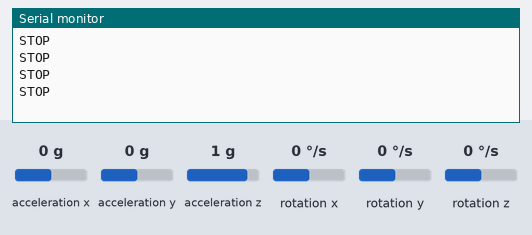
Simulated run of this sketch. Board: Arduino Uno, built with avr-gcc and run on an emulated ATmega328P. Shown: the last lines printed to the serial monitor. Inputs (shaded band) come from the test bench; at power-on: acceleration x 0 g, acceleration y 0 g, acceleration z 1 g, rotation x 0 °/s, rotation y 0 °/s, rotation z 0 °/s.

Above: at 1.2 s.
1.3 s: acceleration x set to -1.4 g
At 1.72 s:
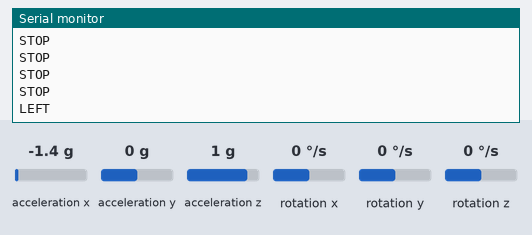
3.6 s: acceleration y set to -1.4 g
At 3.83 s:
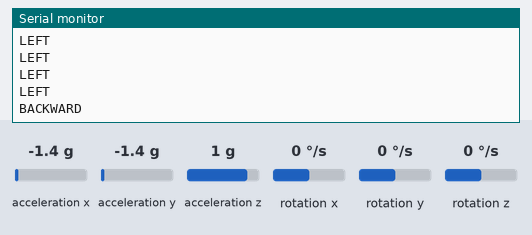
5.7 s: acceleration y set to 0.8 g
At 5.95 s:
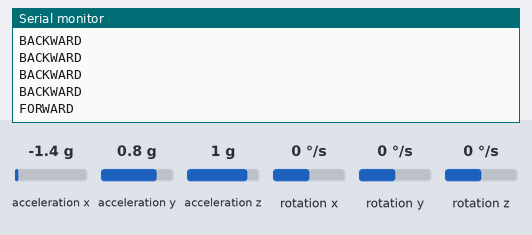

The sketch:

transmitter_code.ino
```cpp
#include <Wire.h>
#include <MPU6050.h>

MPU6050 mpu;

void setup() {
  Serial.begin(9600);
  Wire.begin();
  mpu.initialize();
}

void loop() {
  int16_t ax, ay, az;
  mpu.getAcceleration(&ax, &ay, &az);

  if (ay > 10000) Serial.println("FORWARD");
  else if (ay < -10000) Serial.println("BACKWARD");
  else if (ax > 10000) Serial.println("RIGHT");
  else if (ax < -10000) Serial.println("LEFT");
  else Serial.println("STOP");

  delay(300);
}
```

Measured:
- after the input at 1.3 s, the serial monitor: prints a new line after 0.21 s (image 1)
- after the input at 3.6 s, the serial monitor: prints a new line at once (image 2)
- after the input at 5.7 s, the serial monitor: prints a new line at once (image 3)
